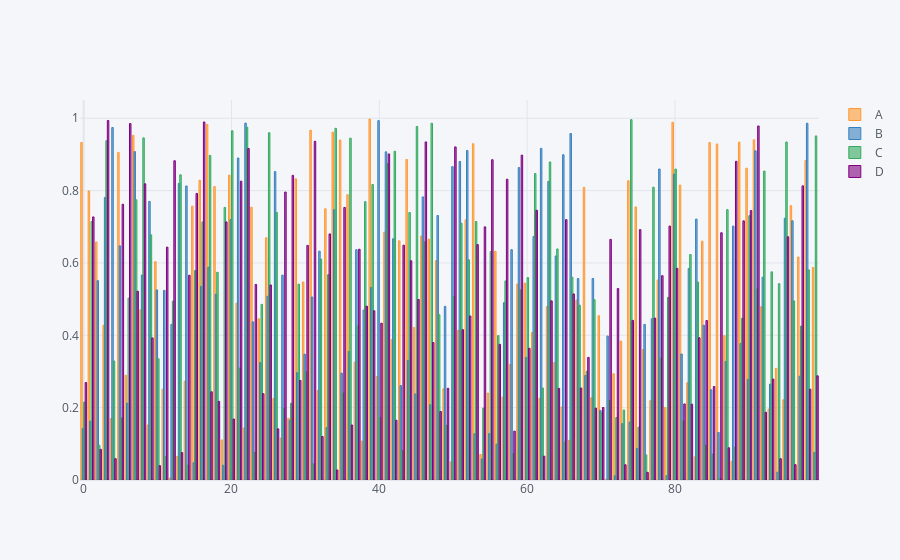

This figure's notebook cell:
### Markdown cell above
- utilizar metodos de agrupamento no plotly pode ser interessante pois o plotly sempre é feito sobre o DF. Em alguns caso pode ocorrer o seguinte

### Code cell
df.iplot(kind='bar')
